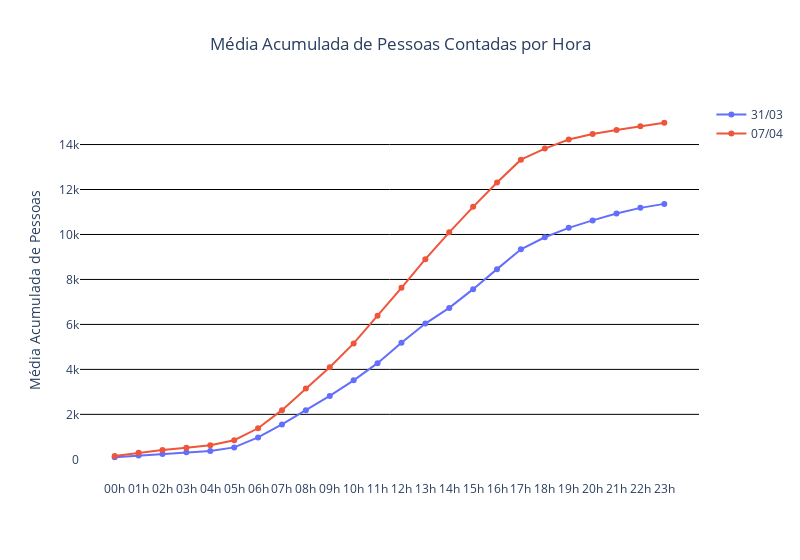

Notebook source saved alongside this figure:
### Code cell
figure_3 = go.Figure()

for dia in week_now_graph.Dia.unique():
    figure_3.add_trace(go.Scatter(
        x = week_now_graph.loc[week_now_graph['Dia'] == dia]['horario_legend'],
        y = week_now_graph.loc[week_now_graph['Dia'] == dia]['people_accumulate'],
        mode = 'lines+markers',
        name = dia
    ))
figure_3.update_layout(go.Layout(
    title = "Média Acumulada de Pessoas Contadas por Hora",
    title_x = 0.5,
    yaxis_title = "Média Acumulada de Pessoas",
    plot_bgcolor= "rgba(0,0,0,0)",
    width = 800,
))
figure_3.update_yaxes(showgrid=True, gridwidth=1, gridcolor='black')
figure_3.show()

### Figure 1 — Plotly figure (JSON) as saved in the notebook; plotly's stock layout.template omitted (floating-point values rounded to 4 significant figures)
{"data": [{"mode": "lines+markers", "name": "31/03", "type": "scatter", "x": ["00h", "01h", "02h", "03h", "04h", "05h", "06h", "07h", "08h", "09h", "10h", "11h", "12h", "13h", "14h", "15h", "16h", "17h", "18h", "19h", "20h", "21h", "22h", "23h"], "y": [93, 168, 238, 314, 375, 531, 975, 1555, 2186, 2822, 3515, 4278, 5187, 6039, 6735, 7569, 8459, 9342, 9876, 10294, 10626, 10934, 11184, 11361]}, {"mode": "lines+markers", "name": "07/04", "type": "scatter", "x": ["00h", "01h", "02h", "03h", "04h", "05h", "06h", "07h", "08h", "09h", "10h", "11h", "12h", "13h", "14h", "15h", "16h", "17h", "18h", "19h", "20h", "21h", "22h", "23h"], "y": [149, 293, 415, 521, 626, 852, 1382, 2187, 3149, 4098, 5156, 6381, 7626, 8902, 10096, 11230, 12311, 13327, 13821, 14225, 14470, 14651, 14809, 14969]}], "layout": {"plot_bgcolor": "rgba(0,0,0,0)", "title": {"text": "Média Acumulada de Pessoas Contadas por Hora", "x": 0.5}, "width": 800, "yaxis": {"gridcolor": "black", "gridwidth": 1, "showgrid": true, "title": {"text": "Média Acumulada de Pessoas"}}}}
